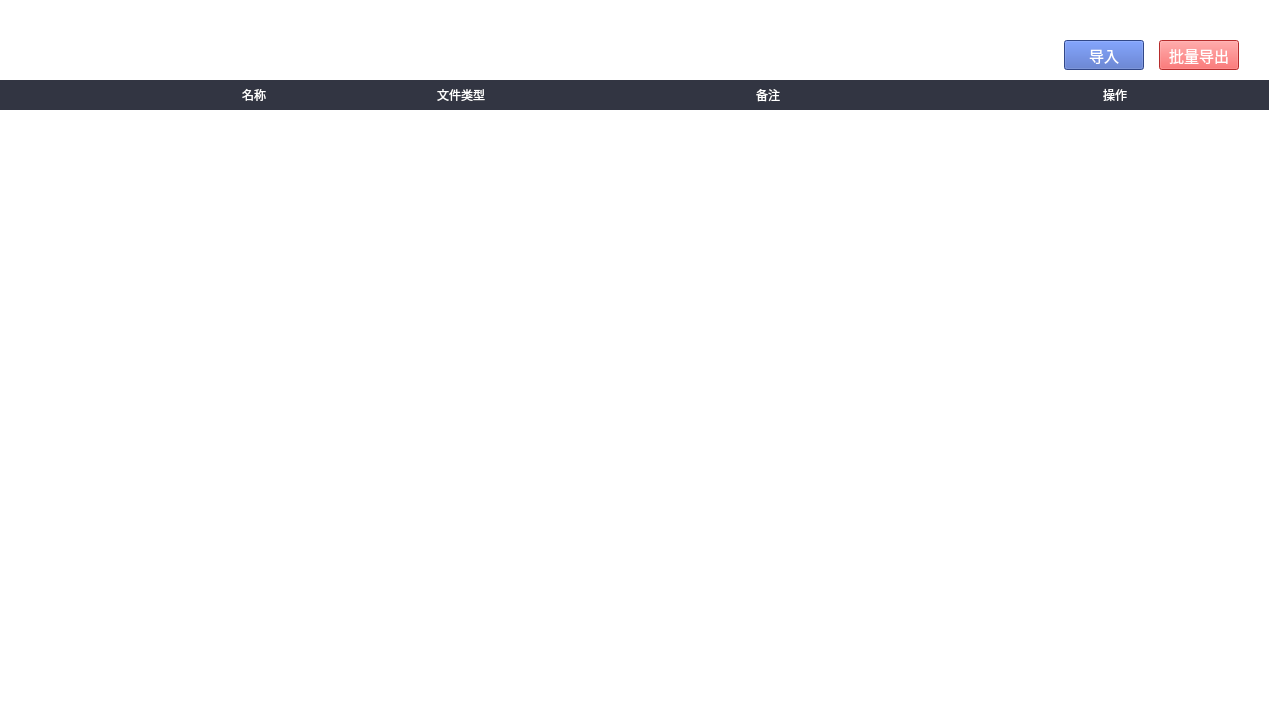
<?xml version="1.0" encoding="UTF-8"?>
<ui version="4.0">
 <class>Form</class>
 <widget class="QWidget" name="Form">
  <property name="geometry">
   <rect>
    <x>0</x>
    <y>0</y>
    <width>1269</width>
    <height>704</height>
   </rect>
  </property>
  <property name="windowTitle">
   <string>Form</string>
  </property>
  <property name="styleSheet">
   <string notr="true">.QGroupBox{border:none;color:white;background-color:#FFFFFF;}
.QPushButton{font-family:&quot;宋体&quot;;font-size:11pt;color:white;background:transparent;}
.QLabel{color:white;background:transparent;}
.QCheckBox{background:transparent;}
.QListWidget{border:none;background:transparent;}
#btnCfgImport{background-color: rgb(68,99,190);}
#btnCfgExport{background-color: rgb(255,62,62);}
#gbxSysCfgTableHeader{background-color: #323542;}
#gbxSysCfgTableHeader QLabel{qproperty-alignment: 'AlignHCenter|AlignVCenter';font-size:9pt;text-align:left}

QListWidget{border:none;background:transparent;}
QListWidget::item{border-bottom:1px solid black;}
QListWidget::item .QLabel{qproperty-alignment: 'AlignHCenter|AlignVCenter';font-size:9pt;text-align:left;}
QListWidget::item .QPushButton{qproperty-alignment: ' AlignHCenter|AlignVCenter'; font-size:9pt;}
QScrollBar{border:none;background:transparent;}
QScrollBar:vertical {width: 5px;}
QScrollBar:vertical{width:5px;background:#FFFFFF; margin:0px,0px,0px,0px;padding-top:0px;padding-bottom:0px;}
QScrollBar::handle:vertical{width:5px;background:transparent;border-radius:4px;min-height:60;}
QScrollBar::handle:vertical:hover{width:5px;background:rgba(0,0,0,20%);border-radius:4px;min-height:60;}
QScrollBar::add-line:vertical{height:0px;width:0px;subcontrol-position:bottom;}
QScrollBar::sub-line:vertical{height:0px;width:0px;subcontrol-position:top;}
QScrollBar::add-line:vertical:hover{height:0px;width:0px;subcontrol-position:bottom;}
QScrollBar::sub-line:vertical:hover{height:0px;width:0px;subcontrol-position:top;}
QScrollBar::sub-page:vertical{background: none;}
QScrollBar::add-page:vertical{background: none;}

QCheckBox{background:transparent;}
QCheckBox::indicator { width: 20px;height: 20px;}
QCheckBox::indicator:checked { image: url(./Res/checkbox-checked.png); } 
QCheckBox::indicator:unchecked {image: url(./Res/checkbox-unchecked.png);}
#optExport{color:#0ab363;}

</string>
  </property>
  <layout class="QVBoxLayout" name="verticalLayout">
   <property name="spacing">
    <number>0</number>
   </property>
   <property name="leftMargin">
    <number>0</number>
   </property>
   <property name="topMargin">
    <number>0</number>
   </property>
   <property name="rightMargin">
    <number>0</number>
   </property>
   <property name="bottomMargin">
    <number>0</number>
   </property>
   <item>
    <widget class="QGroupBox" name="groupBox_12">
     <property name="minimumSize">
      <size>
       <width>0</width>
       <height>80</height>
      </size>
     </property>
     <property name="maximumSize">
      <size>
       <width>16777215</width>
       <height>80</height>
      </size>
     </property>
     <property name="title">
      <string/>
     </property>
     <layout class="QHBoxLayout" name="horizontalLayout_15">
      <property name="spacing">
       <number>0</number>
      </property>
      <property name="leftMargin">
       <number>0</number>
      </property>
      <property name="topMargin">
       <number>0</number>
      </property>
      <property name="rightMargin">
       <number>0</number>
      </property>
      <property name="bottomMargin">
       <number>0</number>
      </property>
      <item>
       <layout class="QGridLayout" name="gridLayout_4">
        <property name="leftMargin">
         <number>9</number>
        </property>
        <property name="rightMargin">
         <number>30</number>
        </property>
        <property name="bottomMargin">
         <number>10</number>
        </property>
        <item row="0" column="0">
         <widget class="QLabel" name="label_4">
          <property name="minimumSize">
           <size>
            <width>0</width>
            <height>40</height>
           </size>
          </property>
          <property name="maximumSize">
           <size>
            <width>16777215</width>
            <height>40</height>
           </size>
          </property>
          <property name="font">
           <font>
            <family>宋体</family>
            <pointsize>14</pointsize>
           </font>
          </property>
          <property name="styleSheet">
           <string notr="true"/>
          </property>
          <property name="text">
           <string>系统配置文件管理</string>
          </property>
         </widget>
        </item>
        <item row="1" column="2">
         <widget class="QPushButton" name="btnCfgImport">
          <property name="minimumSize">
           <size>
            <width>80</width>
            <height>30</height>
           </size>
          </property>
          <property name="maximumSize">
           <size>
            <width>80</width>
            <height>30</height>
           </size>
          </property>
          <property name="font">
           <font>
            <family>宋体</family>
            <pointsize>11</pointsize>
           </font>
          </property>
          <property name="styleSheet">
           <string notr="true"/>
          </property>
          <property name="text">
           <string>导入</string>
          </property>
         </widget>
        </item>
        <item row="1" column="1">
         <spacer name="horizontalSpacer_2">
          <property name="orientation">
           <enum>Qt::Horizontal</enum>
          </property>
          <property name="sizeHint" stdset="0">
           <size>
            <width>40</width>
            <height>20</height>
           </size>
          </property>
         </spacer>
        </item>
        <item row="1" column="3">
         <widget class="QLabel" name="label_6">
          <property name="minimumSize">
           <size>
            <width>15</width>
            <height>0</height>
           </size>
          </property>
          <property name="maximumSize">
           <size>
            <width>15</width>
            <height>16777215</height>
           </size>
          </property>
          <property name="text">
           <string/>
          </property>
         </widget>
        </item>
        <item row="1" column="4">
         <widget class="QPushButton" name="btnCfgExport">
          <property name="minimumSize">
           <size>
            <width>80</width>
            <height>30</height>
           </size>
          </property>
          <property name="maximumSize">
           <size>
            <width>80</width>
            <height>30</height>
           </size>
          </property>
          <property name="font">
           <font>
            <family>宋体</family>
            <pointsize>11</pointsize>
           </font>
          </property>
          <property name="styleSheet">
           <string notr="true"/>
          </property>
          <property name="text">
           <string>批量导出</string>
          </property>
         </widget>
        </item>
       </layout>
      </item>
     </layout>
    </widget>
   </item>
   <item>
    <widget class="QGroupBox" name="groupBox_11">
     <property name="styleSheet">
      <string notr="true"/>
     </property>
     <property name="title">
      <string/>
     </property>
     <layout class="QHBoxLayout" name="horizontalLayout_9">
      <property name="spacing">
       <number>0</number>
      </property>
      <property name="leftMargin">
       <number>0</number>
      </property>
      <property name="topMargin">
       <number>0</number>
      </property>
      <property name="rightMargin">
       <number>0</number>
      </property>
      <property name="bottomMargin">
       <number>0</number>
      </property>
      <item>
       <widget class="QGroupBox" name="gbxContent">
        <property name="styleSheet">
         <string notr="true"/>
        </property>
        <property name="title">
         <string/>
        </property>
        <layout class="QHBoxLayout" name="horizontalLayout_19">
         <property name="spacing">
          <number>0</number>
         </property>
         <property name="leftMargin">
          <number>0</number>
         </property>
         <property name="topMargin">
          <number>0</number>
         </property>
         <property name="rightMargin">
          <number>0</number>
         </property>
         <property name="bottomMargin">
          <number>0</number>
         </property>
         <item>
          <layout class="QVBoxLayout" name="verticalLayout_7">
           <property name="spacing">
            <number>0</number>
           </property>
           <item>
            <widget class="QGroupBox" name="gbxSysCfgTableHeader">
             <property name="minimumSize">
              <size>
               <width>0</width>
               <height>30</height>
              </size>
             </property>
             <property name="maximumSize">
              <size>
               <width>16777215</width>
               <height>30</height>
              </size>
             </property>
             <property name="styleSheet">
              <string notr="true"/>
             </property>
             <property name="title">
              <string/>
             </property>
             <layout class="QHBoxLayout" name="horizontalLayout">
              <property name="spacing">
               <number>0</number>
              </property>
              <property name="leftMargin">
               <number>0</number>
              </property>
              <property name="topMargin">
               <number>0</number>
              </property>
              <property name="rightMargin">
               <number>5</number>
              </property>
              <property name="bottomMargin">
               <number>0</number>
              </property>
              <item alignment="Qt::AlignVCenter">
               <widget class="QCheckBox" name="chkAll">
                <property name="minimumSize">
                 <size>
                  <width>40</width>
                  <height>20</height>
                 </size>
                </property>
                <property name="maximumSize">
                 <size>
                  <width>40</width>
                  <height>20</height>
                 </size>
                </property>
                <property name="sizeIncrement">
                 <size>
                  <width>0</width>
                  <height>0</height>
                 </size>
                </property>
                <property name="baseSize">
                 <size>
                  <width>0</width>
                  <height>0</height>
                 </size>
                </property>
                <property name="layoutDirection">
                 <enum>Qt::LeftToRight</enum>
                </property>
                <property name="styleSheet">
                 <string notr="true"/>
                </property>
                <property name="text">
                 <string/>
                </property>
               </widget>
              </item>
              <item>
               <widget class="QLabel" name="label_5">
                <property name="minimumSize">
                 <size>
                  <width>200</width>
                  <height>0</height>
                 </size>
                </property>
                <property name="maximumSize">
                 <size>
                  <width>200</width>
                  <height>16777215</height>
                 </size>
                </property>
                <property name="styleSheet">
                 <string notr="true"/>
                </property>
                <property name="text">
                 <string>名称</string>
                </property>
                <property name="alignment">
                 <set>Qt::AlignCenter</set>
                </property>
               </widget>
              </item>
              <item>
               <widget class="QLabel" name="label_9">
                <property name="minimumSize">
                 <size>
                  <width>100</width>
                  <height>0</height>
                 </size>
                </property>
                <property name="maximumSize">
                 <size>
                  <width>100</width>
                  <height>16777215</height>
                 </size>
                </property>
                <property name="styleSheet">
                 <string notr="true"/>
                </property>
                <property name="text">
                 <string>文件类型</string>
                </property>
                <property name="alignment">
                 <set>Qt::AlignCenter</set>
                </property>
               </widget>
              </item>
              <item>
               <widget class="QLabel" name="label_13">
                <property name="minimumSize">
                 <size>
                  <width>400</width>
                  <height>0</height>
                 </size>
                </property>
                <property name="maximumSize">
                 <size>
                  <width>400</width>
                  <height>16777215</height>
                 </size>
                </property>
                <property name="styleSheet">
                 <string notr="true"/>
                </property>
                <property name="text">
                 <string>备注</string>
                </property>
                <property name="alignment">
                 <set>Qt::AlignCenter</set>
                </property>
               </widget>
              </item>
              <item>
               <widget class="QLabel" name="lblOpt">
                <property name="minimumSize">
                 <size>
                  <width>180</width>
                  <height>0</height>
                 </size>
                </property>
                <property name="maximumSize">
                 <size>
                  <width>180</width>
                  <height>16777215</height>
                 </size>
                </property>
                <property name="sizeIncrement">
                 <size>
                  <width>0</width>
                  <height>0</height>
                 </size>
                </property>
                <property name="text">
                 <string>操作</string>
                </property>
                <property name="alignment">
                 <set>Qt::AlignCenter</set>
                </property>
               </widget>
              </item>
             </layout>
            </widget>
           </item>
           <item>
            <widget class="QListWidget" name="listWidgetSysCfg">
             <property name="focusPolicy">
              <enum>Qt::ClickFocus</enum>
             </property>
             <property name="styleSheet">
              <string notr="true"/>
             </property>
             <property name="verticalScrollBarPolicy">
              <enum>Qt::ScrollBarAlwaysOn</enum>
             </property>
             <property name="editTriggers">
              <set>QAbstractItemView::NoEditTriggers</set>
             </property>
             <property name="selectionMode">
              <enum>QAbstractItemView::NoSelection</enum>
             </property>
             <property name="selectionBehavior">
              <enum>QAbstractItemView::SelectRows</enum>
             </property>
            </widget>
           </item>
          </layout>
         </item>
        </layout>
       </widget>
      </item>
     </layout>
    </widget>
   </item>
  </layout>
 </widget>
 <resources/>
 <connections/>
</ui>
